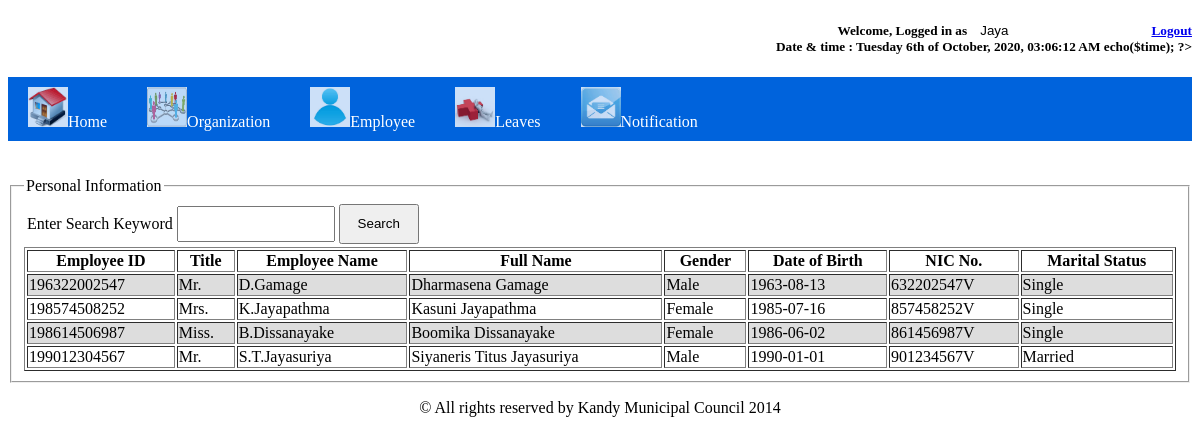
The app's page /user/vi_emp_personal.php (signed in) with its own data.
### tables this page shows
CREATE TABLE `tbl_employee` (
  `emp_id` bigint(12) NOT NULL,
  `emp_name` varchar(100) NOT NULL,
  `emp_initials` varchar(200) NOT NULL,
  `emp_gender` tinyint(4) NOT NULL,
  `emp_dob` date NOT NULL,
  `emp_nic` varchar(11) NOT NULL,
  `emp_marit_status` tinyint(4) NOT NULL,
  `dep_id` varchar(11) NOT NULL,
  `emp_inc_date` date NOT NULL,
  `job_id` varchar(50) NOT NULL,
  `emp_appoint_status` varchar(20) NOT NULL,
  `emp_appoint_date` date NOT NULL,
  `job_grade` varchar(10) NOT NULL,
  `emp_status` varchar(12) NOT NULL,
  `emp_address` varchar(150) NOT NULL,
  `emp_home_phone` int(12) DEFAULT NULL,
  `emp_mobile` int(12) NOT NULL,
  `emp_email` varchar(50) DEFAULT NULL,
  `emp_title` varchar(5) NOT NULL,
  `emp_trans_app1` int(11) DEFAULT NULL,
  `emp_trans_app2` int(11) DEFAULT NULL,
  `emp_trans_app3` int(11) DEFAULT NULL,
  PRIMARY KEY (`emp_id`),
  UNIQUE KEY `emp_nic` (`emp_nic`),
  KEY `job_id` (`job_id`),
  KEY `dep_id` (`dep_id`),
  KEY `dep_id_2` (`dep_id`),
  KEY `job_id_2` (`job_id`),
  KEY `dep_id_3` (`dep_id`)
);

### user/vi_emp_personal.php (the view, shortened to what this page needs)
<!DOCTYPE html PUBLIC "-//W3C//DTD XHTML 1.0 Transitional//EN" "http://www.w3.org/TR/xhtml1/DTD/xhtml1-transitional.dtd">
<html xmlns="http://www.w3.org/1999/xhtml">
<head>
</head>
    <body background="images/icons/header.jpg" onload="ajaxFunction('fw','0')";>
          <?php
          require_once ('menu.php');
          ?>
<fieldset>
    <legend>Personal Information</legend>
    <table width="100%">
    <form method="post" action="vi_emp_personal.php">
    <tr>
        <td colspan="8"><label>Enter Search Keyword</label>
            <input type="text" id="txtemp_search" name="txtemp_search" style="width: 150px; height: 30px"/>
        <input type="submit" value="Search" name="btnsearch" style="width: 80px; height: 40px; background-image:'../../..../images/icons/document.png' ; "/></td>
    </tr>
    </form>
</table>
<?php
    $dbobj = new dbConnection();
    $con = $dbobj->getCon();
    $search=@$_POST["txtemp_search"];
    $sql="SELECT * FROM tbl_employee where emp_initials like '%$search%' OR emp_name like '%$search%' OR emp_id like '%$search%' OR emp_nic like '%$search%' ";
    $result=mysqli_query($con,$sql);
    echo "<table border='1' width='100%' id='result_table' contenteditable='false'>
    <tr>
	<th><label>Employee ID</label></th>
	<th><label>Title</label></th>
	<th><label>Employee Name</label></th>
        <th><label>Full Name</label></th>
	<th><label>Gender<label/></td>
	<th><label>Date of Birth</label></th>
	<th><label>NIC No.</label></th>
	<th><label>Marital Status</label></th>
    </tr>";
    while($row = mysqli_fetch_array($result)) {
        echo "<tr>";
        if($row['emp_gender'] == 0){
            $gen='Male';
        }
            else{
                $gen='Female';
            }
        if($row['emp_marit_status'] == 0){
            $mstat = 'Single';
        }
 else {
     $mstat = 'Married';
 }
        echo "<td>" . $row['emp_id'] . "</td>";
        echo "<td>" . $row['emp_title'] . "</td>";
        echo "<td>" . $row['emp_name'] . "</td>";
        echo "<td>" . $row['emp_initials'] . "</td>";
        echo "<td>" . $gen . "</td>";
        echo "<td>" . $row['emp_dob'] . "</td>";
        echo "<td>" . $row['emp_nic'] . "</td>";
        echo "<td>" . $mstat . "</td>";
        echo "</tr>";
    }
    echo "</table>";
    ?>
</fieldset>
    <footer>
  <p align="center">&copy; All rights reserved by Kandy Municipal Council 2014</p>
</footer>
</body>
</html>

### user/vi_emp_personal.php (style rules this page uses)
tr:nth-child(even) { background: #DDD }
tr:nth-child(odd) { background: #FFF }

### records on screen
tbl_employee: emp_id "196322002547", emp_title "Mr.", emp_name "D.Gamage", emp_initials "Dharmasena Gamage", emp_gender "Male", emp_dob "1963-08-13", emp_nic "632202547V", emp_marit_status "Single"
tbl_employee: emp_id "198574508252", emp_title "Mrs.", emp_name "K.Jayapathma", emp_initials "Kasuni Jayapathma", emp_gender "Female", emp_dob "1985-07-16", emp_nic "857458252V", emp_marit_status "Single"
tbl_employee: emp_id "198614506987", emp_title "Miss.", emp_name "B.Dissanayake", emp_initials "Boomika Dissanayake", emp_gender "Female", emp_dob "1986-06-02", emp_nic "861456987V", emp_marit_status "Single"
tbl_employee: emp_id "199012304567", emp_title "Mr.", emp_name "S.T.Jayasuriya", emp_initials "Siyaneris Titus Jayasuriya", emp_gender "Male", emp_dob "1990-01-01", emp_nic "901234567V", emp_marit_status "Married"
